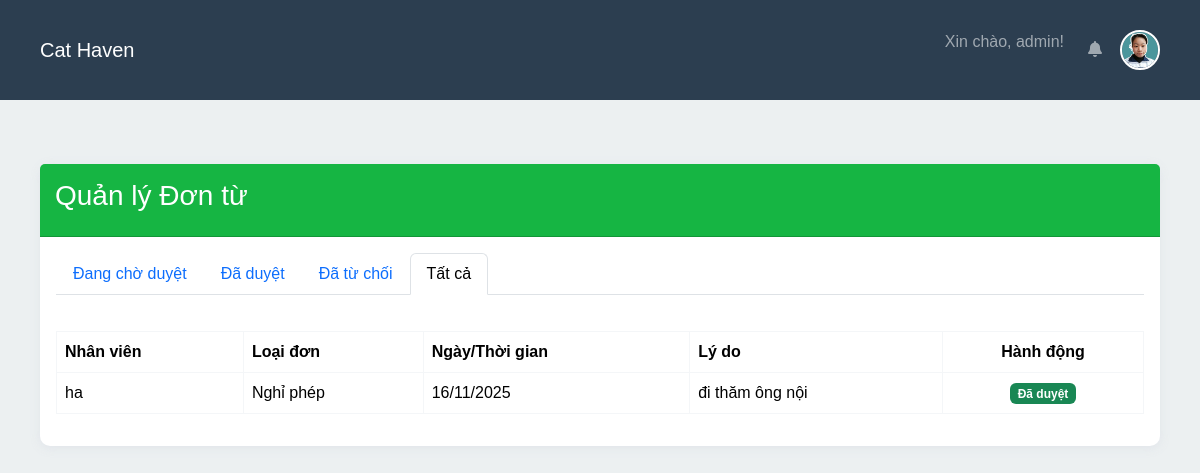
The app's page /leave/manage?status=all (signed in) with its own data.
### app/models.py (models this page shows)
class LeaveRequest(db.Model):
    id = db.Column(db.Integer, primary_key=True)
    user_id = db.Column(db.Integer, db.ForeignKey('user.id'), nullable=False)
    request_type = db.Column(db.String(20), nullable=False, default='leave')
    start_date = db.Column(db.Date)
    end_date = db.Column(db.Date)
    request_date = db.Column(db.Date)
    request_time = db.Column(db.Time)
    reason = db.Column(db.String(200), nullable=False) # Lý do chung/chi tiết đổi ca
    status = db.Column(db.String(20), default='pending') # 'pending', 'approved', 'rejected'
    notifications = db.relationship('Notification', backref='leave_request', lazy=True)
    @property
    def relevant_date(self):
        return self.request_date if self.request_type in ['late', 'early'] else self.start_date

class User(db.Model):
    id = db.Column(db.Integer, primary_key=True)
    username = db.Column(db.String(80), unique=True, nullable=False)
    password = db.Column(db.String(256), nullable=False)
    role = db.Column(db.String(20), default='employee')
    email = db.Column(db.String(120), unique=True, nullable=True)
    full_name = db.Column(db.String(100), nullable=True)
    gender = db.Column(db.String(20), nullable=True)
    avatar_image = db.Column(db.String(200), nullable=False, default='default-avatar.png')
    created_at = db.Column(db.DateTime, default=datetime.utcnow)
    fcm_token = db.Column(db.String(200))
    contracts = db.relationship('Contract', backref='user', lazy=True, cascade="all, delete-orphan")
    attendances = db.relationship('Attendance', backref='user', lazy=True, cascade="all, delete-orphan")
    payrolls = db.relationship('Payroll', backref='user', lazy=True, cascade="all, delete-orphan")
    bonuses = db.relationship('Bonus', backref='user', lazy=True, cascade="all, delete-orphan")
    deductions = db.relationship('Deduction', backref='user', lazy=True, cascade="all, delete-orphan")
    notifications = db.relationship('Notification', backref='user', lazy=True, cascade="all, delete-orphan", order_by="Notification.timestamp.desc()")
    leave_requests = db.relationship('LeaveRequest', backref='user', lazy=True, cascade="all, delete-orphan")

### app/leave/routes.py (the view)
@leave_bp.route('/manage')
@admin_required
def manage_requests():
    status_filter = request.args.get('status', 'pending')
    query = LeaveRequest.query.join(User).order_by(LeaveRequest.id.desc())
    if status_filter != 'all':
        query = query.filter(LeaveRequest.status == status_filter)
    all_requests = query.all()
    return render_template('leave/manage_requests.html',
                           requests=all_requests,
                           current_status=status_filter)

### app/templates/leave/manage_requests.html (shortened to what this page needs)
{% extends "base.html" %}
{% block content %}
<div class="container mt-4">
    <div class="card">
        <div class="card-header">
            <h3>Quản lý Đơn từ</h3>
        </div>
        <div class="card-body">
            <ul class="nav nav-tabs mb-3">
                <li class="nav-item">
                    <a class="nav-link {% if current_status == 'pending' %}active{% endif %}"
                       href="{{ url_for('leave.manage_requests', status='pending') }}">
                       Đang chờ duyệt
                    </a>
                </li>
                <li class="nav-item">
                    <a class="nav-link {% if current_status == 'approved' %}active{% endif %}"
                       href="{{ url_for('leave.manage_requests', status='approved') }}">
                       Đã duyệt
                    </a>
                </li>
                <li class="nav-item">
                    <a class="nav-link {% if current_status == 'rejected' %}active{% endif %}"
                       href="{{ url_for('leave.manage_requests', status='rejected') }}">
                       Đã từ chối
                    </a>
                </li>
                <li class="nav-item">
                    <a class="nav-link {% if current_status == 'all' %}active{% endif %}"
                       href="{{ url_for('leave.manage_requests', status='all') }}">
                       Tất cả
                    </a>
                </li>
            </ul>
            <div class="table-responsive">
                <table class="table table-hover align-middle">
                    <thead>
                        <tr>
                            <th>Nhân viên</th>
                            <th>Loại đơn</th>
                            <th>Ngày/Thời gian</th>
                            <th>Lý do</th>
                            <th class="text-center">Hành động</th>
                        </tr>
                    </thead>
                    <tbody>
                        {% for req in requests %}
                        <tr>
                            <td>{{ req.user.username }}</td>
                            <td>
                                {% if req.request_type == 'leave' %} Nghỉ phép
                                {% elif req.request_type == 'late' %} Đi trễ
                                {% elif req.request_type == 'early' %} Về sớm
                                {% elif req.request_type == 'shift_change' %} Đổi ca
                                {% else %} {{ req.request_type }}
                                {% endif %}
                            </td>
                            <td>
                                {% if req.relevant_date %}
                                    {{ req.relevant_date.strftime('%d/%m/%Y') }}
                                {% else %}
                                    N/A
                                {% endif %}
                            </td>
                            <td>{{ req.reason }}</td>
                            <td class="text-center">
                                {% if req.status == 'pending' %}
                                    <form action="{{ url_for('leave.process_request', request_id=req.id) }}" method="POST" class="d-inline">
                                        <input type="hidden" name="action" value="approved">
                                        <button type="submit" class="btn btn-success btn-sm">
                                            <i class="fas fa-check"></i> Duyệt
                                        </button>
                                    </form>
                                    <form action="{{ url_for('leave.process_request', request_id=req.id) }}" method="POST" class="d-inline">
                                        <input type="hidden" name="action" value="rejected">
                                        <button type="submit" class="btn btn-danger btn-sm">
                                            <i class="fas fa-times"></i> Từ chối
                                        </button>
                                    </form>
                                {% else %}
                                    {% if req.status == 'approved' %}
                                        <span class="badge bg-success">Đã duyệt</span>
                                    {% elif req.status == 'rejected' %}
                                        <span class="badge bg-danger">Đã từ chối</span>
                                    {% endif %}
                                {% endif %}
                            </td>
                        </tr>
                        {% else %}
                        <tr>
                            <td colspan="5" class="text-center">Không có đơn từ nào.</td>
                        </tr>
                        {% endfor %}
                    </tbody>
                </table>
            </div>
        </div>
    </div>
</div>
{% endblock %}

### app/static/css/style.css (style rules this page uses)
body { font-family: Arial, sans-serif; margin: 0; padding: 0; background-color: #ECF0F1; }
table { border-collapse: collapse; width: 100%; margin: 20px 0; }
th, td { border: 1px solid #f4f6f8; padding: 12px; text-align: left; }
th { background-color: #1e3b8aad; color: white; }
:root { --bg-color: #ECF0F1; --primary-dark: #2C3E50; --primary-accent: #3498DB; --secondary-accent: #1ABC9C; --info-color: #95A5A6; --danger-color: #E74C3C; --white-color: #FFFFFF; --text-color: #2C3E50; }
body { background-color: var(--bg-color); color: var(--text-color); }
.card-header { background-color: var(--secondary-accent); color: var(--white-color); }
.container { max-width: 1200px; margin: 0 auto; padding: 20px; }
.card { box-shadow: 0 2px 10px rgba(222, 225, 233, 0.848); border-radius: 10px; border: none; margin-bottom: 20px; }
.card-header { background: #16b543; color: white; padding: 15px; border-radius: 10px 10px 0 0; }

### records on screen
LeaveRequest: user.username "ha", shows "Nghỉ phép", relevant_date "16/11/2025", reason "đi thăm ông nội", status "Đã duyệt"

### other values on screen
{{ session.username }} "admin"
